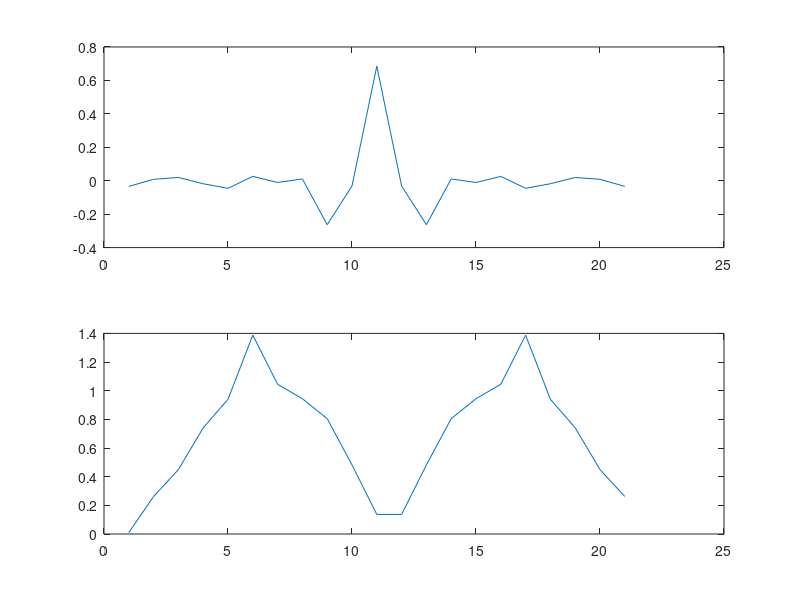
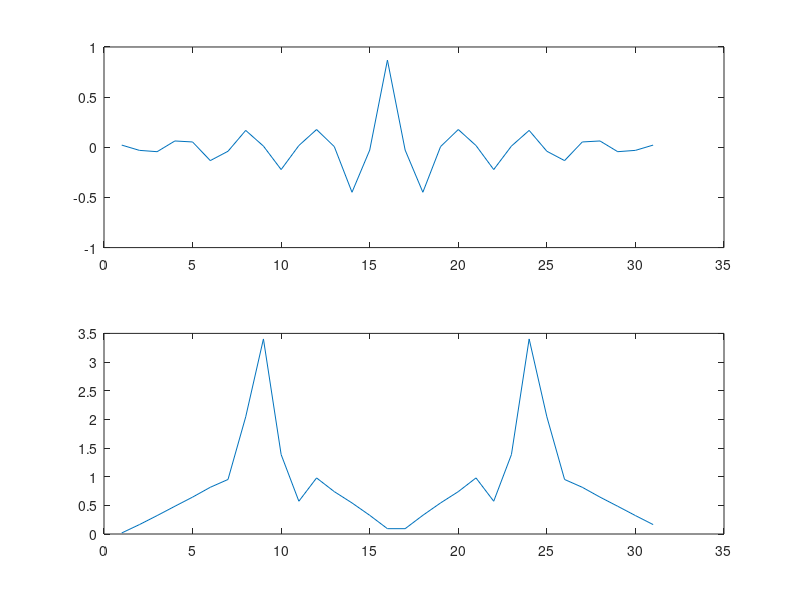
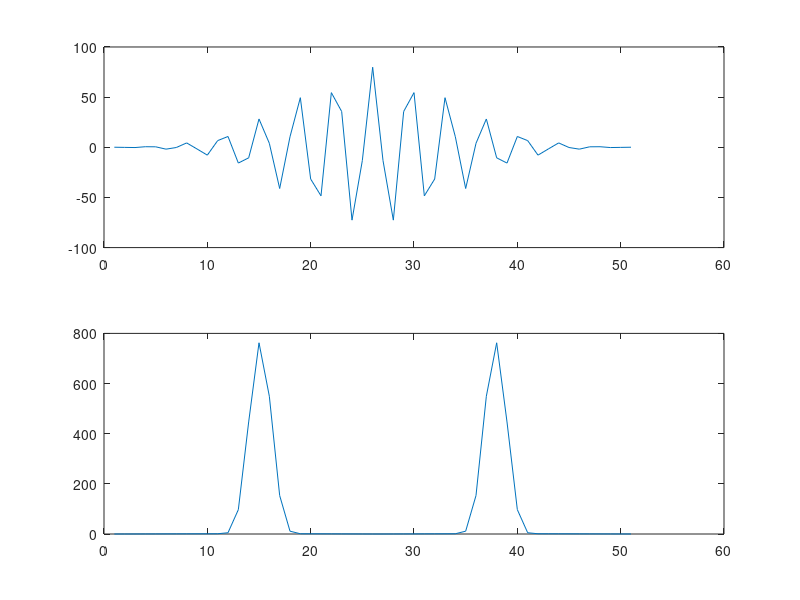
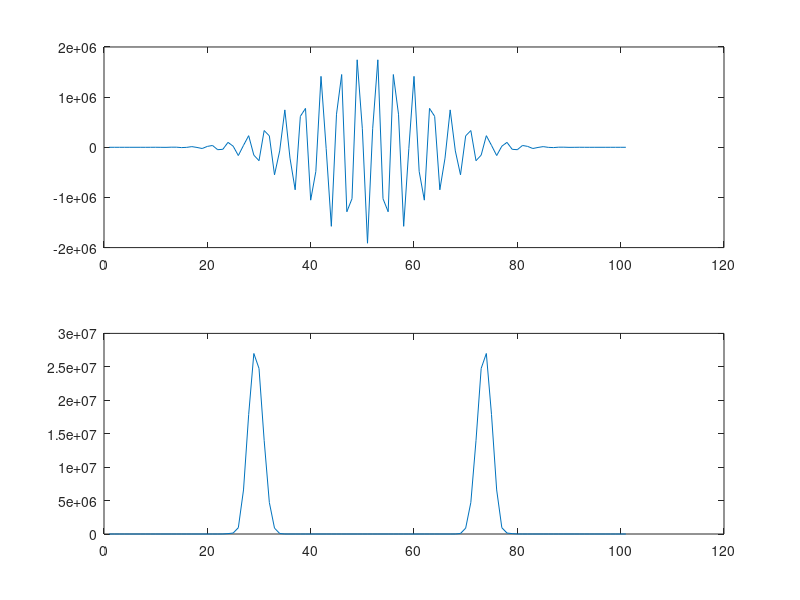

Source code (MATLAB) for these figures, in order:
close all;
clear all;

h1= firpm(20, [0 .2 .35 .5]*2, [0 1 1 0])
H1_mag = abs(fft(h1))

figure(1)
subplot(2, 1, 1)
plot(h1)
subplot(2, 1, 2)
plot(H1_mag)

h2= firpm(30, [0 .2 .35 .5]*2, [0 1 1 0])
H2_mag = abs(fft(h2))

figure(2)
subplot(2, 1, 1)
plot(h2)
subplot(2, 1, 2)
plot(H2_mag)

h3= firpm(50, [0 .2 .35 .5]*2, [0 1 1 0])
H3_mag = abs(fft(h3))

figure(3)
subplot(2, 1, 1)
plot(h3)
subplot(2, 1, 2)
plot(H3_mag)

h4= firpm(100, [0 .2 .35 .5]*2, [0 1 1 0])
H4_mag = abs(fft(h4))

figure(4)
subplot(2, 1, 1)
plot(h4)
subplot(2, 1, 2)
plot(H4_mag)

figure(5)
subplot(4, 2, 1)
plot(h1)
title('Time Domain Filter Band Pass, N=20, fc = .2, .35')
subplot(4, 2, 2)
plot(H1_mag)
title('Magnitude Frequency Response Band Pass, N=20, fc = .2, .35')
subplot(4, 2, 3)
plot(h2)
title('Time Domain Filter Band Pass, N=30, fc = .2, .35')
subplot(4, 2, 4)
plot(H2_mag)
title('Magnitude Frequency Response Band Pass, N=30, fc = .2, .35')
subplot(4, 2, 5)
plot(h3)
title('Time Domain Filter Band Pass, N=50, fc = .2, .35')
subplot(4, 2, 6)
plot(H3_mag)
title('Magnitude Frequency Response Band Pass, N=50, fc = .2, .35')
subplot(4, 2, 7)
plot(h4)
title('Time Domain Filter Band Pass, N=100, fc = .2, .35')
subplot(4, 2, 8)
plot(H4_mag)
title('Magnitude Frequency Response Band Pass, N=100, fc = .2, .35')




